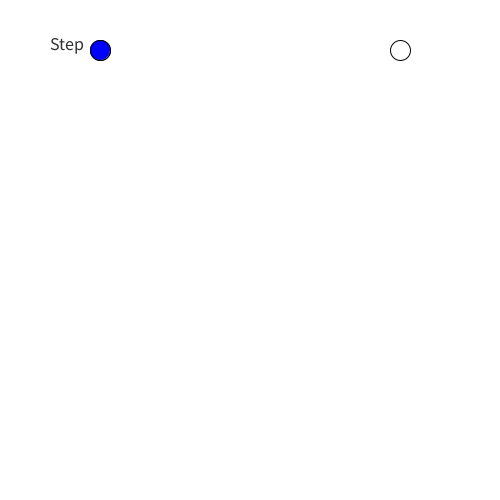
Frame 1 (no input)
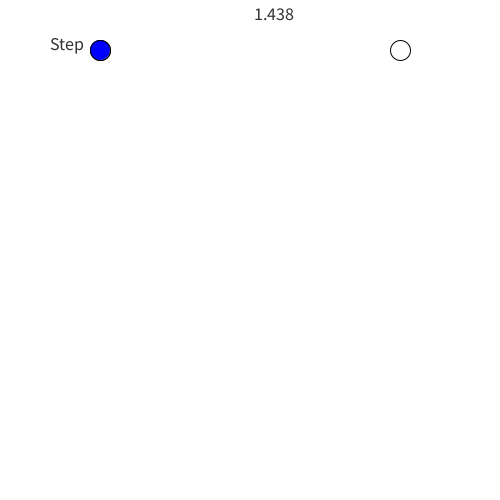
Frame 60 (the mouse pressed at the canvas centre just before this capture)
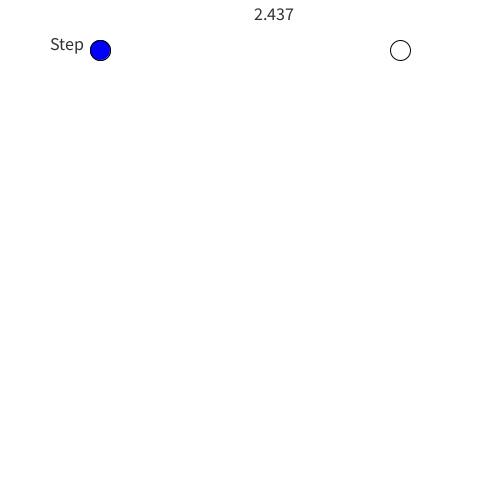
Frame 120 (the mouse held since frame 60 and released just before this capture)

The Processing sketch that drew these frames (run headless with seeded random() and noise(); from frame 60 on, the mouse is pressed at the canvas centre):

// Processing sketch: interpolacion
// ── interpolacion.pde
float x0, x1, x, T;

void setup() {
  size(500, 500);
  x0 = 100;
  x1 = 400;
  T = 5.0f;
}

void draw() {
  background(255);
  float t = millis()/1000.0f;
  text(t,width/2.0, 20);
  x = step(x0, x1, t/T);
  draw_method(x0, x1, x, 50, "Step");
}

// ── interpolacion_utilerias.pde
float step(float x0, float x1, float t) {
  return (t > 0.5f)? x1: x0;
}

void draw_method(float x0, float x1, float x, float y, String method) {
  noFill();
  circle(x0, y, 20);
  circle(x1, y, 20);
  fill(0, 0, 255);
  circle(x, y, 20);
  textSize(18);
  fill(50);
  text(method, x0-50, y);
}
